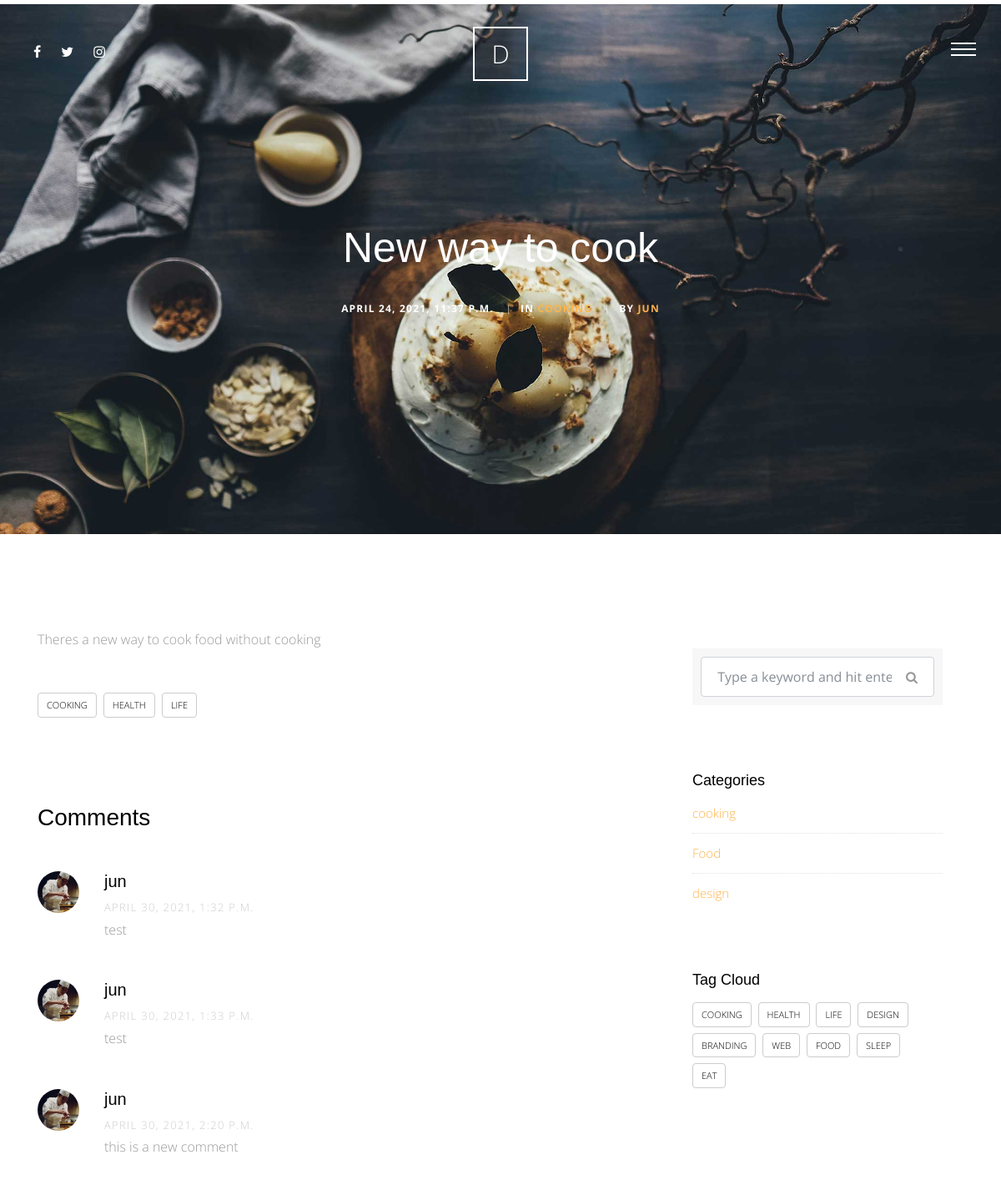
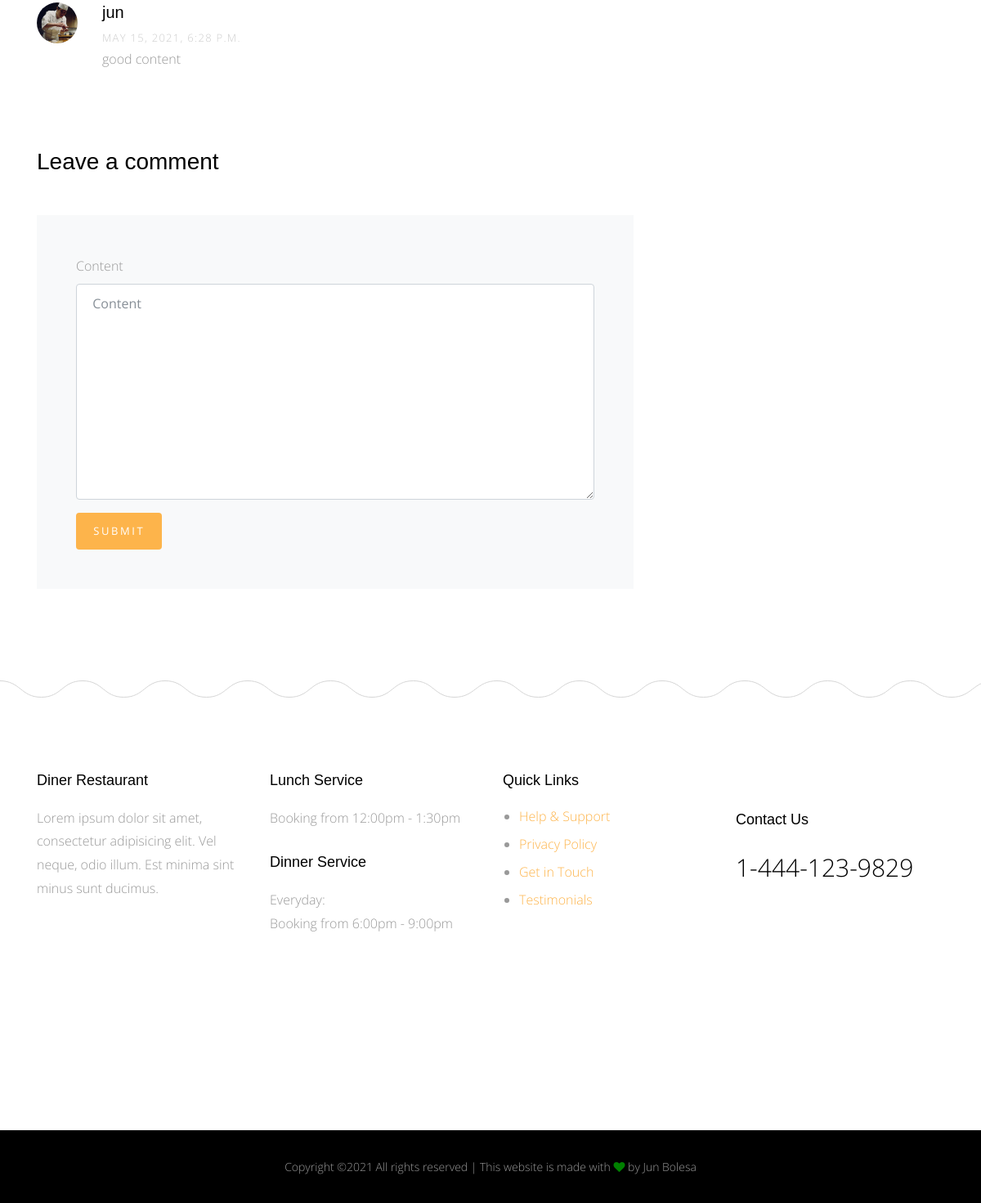
Page /blog/1/ on the committed database (2 pictures, top to bottom).
### blog/models.py (models this page shows, shortened)
class Post(models.Model):
    title = models.CharField(max_length=100)
    content = models.TextField()
    author = models.ForeignKey(User, on_delete=models.CASCADE)
    image = models.ImageField(upload_to='blog', blank=True,null=True)
    category = models.ForeignKey('Category', null=True,on_delete=models.SET_NULL)
    created = models.DateTimeField(default=timezone.now)
    tags = TaggableManager(blank=True)
    def __str__(self):
        return self.title

class Category(models.Model):
    category_name = models.CharField(max_length=100)
    class Meta:
        verbose_name = 'Category'
        verbose_name_plural = 'Categories'
    def __str__(self):
        return self.category_name

class Comment(models.Model):
    user = models.ForeignKey(User, on_delete=models.CASCADE)
    post = models.ForeignKey(Post, on_delete=models.CASCADE)
    content = models.TextField()
    created = models.DateTimeField(default=timezone.now)

### blog/views.py (the view)
# urls.py: path('<id>/', views.post_detail, name='post_detail' ),
def post_detail(request, id):
    post_detail = Post.objects.get(id=id)
    categories = Category.objects.all()
    all_tags = Tag.objects.all()
    comments = Comment.objects.filter(post=post_detail)
    comment_form = CommentForm()
    if request.method == 'POST':
        comment_form = CommentForm(request.POST or None)
        if comment_form.is_valid():
            new_comment = comment_form.save(commit=False)
            new_comment.user = request.user
            new_comment.post = post_detail
            new_comment.save()
            comment_form = CommentForm()
    else:
        comment_form = CommentForm()
    context = {
               'post_detail': post_detail,
               'categories':categories,
               'all_tags':all_tags,
               'comments':comments,
               'comment_form':comment_form,
                }
    return render(request, 'blog/post_detail.html',context)

### blog/forms.py
class CommentForm(forms.ModelForm):
    class Meta:
        model = Comment
        fields = [
            'content',
        ]

### blog/templates/blog/post_detail.html (shortened to what this page needs)
{% extends "restoapp/base.html" %}
{% load static %}
{% load bootstrap5 %}
{% block body %}
<div class="main-wrap">
  <div class="cover_1 cover_sm">
    <div class="img_bg" style="background-image: url({% static 'img/slider-1.jpg' %});" data-stellar-background-ratio="0.5">
      <div class="container">
        <div class="row align-items-center justify-content-center">
          <div class="col-md-7 text-center" data-aos="fade-up">
            <h2 class="heading mb-4">{{ post_detail }}</h2>
              <div class="post-info">
                <div class="date-info">{{ post_detail.created }}</div>
                <div class="category-info"><span class="seperator">|</span>In <a href="#" data-title="View all posts in Lifestyle" title="View all posts in Lifestyle">{{ post_detail.category }}</a></div>
                <div class="author-info"><span class="seperator">|</span>By <a href="#">{{ post_detail.author }}</a></div>
              </div>
            </div>
          </div>
        </div>
      </div>
    </div>
    <div class="section">
      <div class="container">
        <div class="row">
          <div class="col-md-8">
            <p>{{ post_detail.content }}</p>
            <div class="tag-widget post-tag-container mb-5 mt-5">
              <div class="tagcloud">
                {% for tag in post_detail.tags.all  %}
                  <a href="{% url 'blog:post_by_tag' tag %}" class="tag-cloud-link">{{ tag }}</a>
                {% endfor %}
              </div>
            </div>
            <div class="pt-5 mt-5">
              <h3 class="mb-5">Comments</h3>
              <ul class="comment-list">
                {% for comment in comments %}
                  <li class="comment">
                    <div class="vcard bio">
                      <img src="{% static 'img/person_1.jpg'%}" alt="Image placeholder">
                    </div>
                    <div class="comment-body">
                      <h3>{{ comment.user }}</h3>
                      <div class="meta">{{ comment.created }}</div>
                        <p>{{ comment.content }}</p>
                    </div>
                  </li>
                {% endfor %}
              </ul>
              <div class="comment-form-wrap pt-5">
                <h3 class="mb-5">Leave a comment</h3>
                <form class="p-5 bg-light" method='POST'>
                    {% bootstrap_form comment_form %}
                     {% buttons %}
                         <button type="submit" class="btn btn-primary">Submit</button>
                     {% endbuttons %}
                </form>
              </div>
            </div>
          </div>
          <div class="col-md-4 sidebar">
            <div class="sidebar-box">
              <form action="{% url 'blog:post_list' %}" class="search-form" method='GET'>
                <div class="form-group">
                  <span class="icon fa fa-search"></span>
                  <input type="text" class="form-control" name='q' value='{{request.Get.q}}' placeholder="Type a keyword and hit enter">
                </div>
              </form>
            </div>
            <div class="sidebar-box">
              <div class="categories">
                <h3>Categories</h3>
                {% for category in categories  %}
                <li><a href="{% url 'blog:post_by_category' category %}">{{ category }}</a></li>
                {% endfor %}
              </div>
            </div>
            <div class="sidebar-box">
              <h3>Tag Cloud</h3>
              <div class="tagcloud">
                  {% for tag in all_tags  %}
                    <a href="{% url 'blog:post_by_tag' tag %}" class="tag-cloud-link">{{ tag }}</a>
                  {% endfor %}
              </div>
            </div>
          </div>
        </div>
      </div>
    </div>
</div>
{% endblock %}

### restoapp/templates/restoapp/base.html (shortened to what this page needs)
{% load static %}
<!DOCTYPE html>
<html lang="en">
<head>
  <link rel="stylesheet" href="{% static 'css/bootstrap.css' %}">
  <link rel="stylesheet" href="{% static 'css/animate.css' %}">
  <link rel="stylesheet" href="{% static 'css/owl.carousel.min.css' %}">
  <link rel="stylesheet" href="{% static 'css/magnific-popup.css' %}">
  <link rel="stylesheet" href="{% static 'css/aos.css' %}">
  <link rel="stylesheet" href="{% static 'css/bootstrap-datepicker.css' %}">
  <link rel="stylesheet" href="{% static 'css/jquery.timepicker.css' %}">
  <link rel="stylesheet" href="{% static 'fonts/ionicons/css/ionicons.min.css' %}">
  <link rel="stylesheet" href="{% static 'fonts/fontawesome/css/font-awesome.min.css' %}">
  <link rel="stylesheet" href="{% static 'fonts/flaticon/font/flaticon.css' %}">
  <link rel="stylesheet" href="{% static 'css/style.css'%}">
</head>
<body>
<div class="site-wrap">
<header class="site-header">
  <div class="row align-items-center">
    <div class="col-5 col-md-3">
      <ul class="list-unstyled social">
        <li><a href="#"><span class="fa fa-facebook"></span></a></li>
        <li><a href="#"><span class="fa fa-twitter"></span></a></li>
        <li><a href="#"><span class="fa fa-instagram"></span></a></li>
      </ul>
    </div>
    <div class="col-2 col-md-6 text-center">
      <a href="{% url 'meals:meal_list' %}" class="site-logo">D</a>
    </div>
    <div class="col-5 col-md-3 text-right menu-burger-wrap">
      <a href="#" class="site-nav-toggle js-site-nav-toggle"><i></i></a>
    </div>
  </div>
</header>
{% block body %}
{% endblock %}
</div>
<footer>
 <div class="site-footer">
   <div class="container">
     <div class="row small-gutters mb-5">
       <div class="col-md-6 col-lg-3 mb-5" data-aos="fade" data-aos-delay="100">
         <div class="footer-widget">
            <h3>Diner Restaurant</h3>
              <p>Lorem ipsum dolor sit amet, consectetur adipisicing elit. Vel neque, odio illum. Est minima sint minus sunt ducimus.</p>
        </div>
      </div>
      <div class="col-md-6 col-lg-3 mb-5" data-aos="fade" data-aos-delay="200">
         <div class="footer-widget">
          <h3>Lunch Service</h3>
           <p>Booking from 12:00pm - 1:30pm</p>
           <h3>Dinner Service</h3>
            <p>Everyday: <br> Booking from 6:00pm - 9:00pm</p>
         </div>
      </div>
        <div class="col-md-6 col-lg-3 mb-5" data-aos="fade" data-aos-delay="300">
          <div class="footer-widget">
           <h3>Quick Links</h3>
            <ul>
              <li><a href="#">Help &amp; Support</a></li>
              <li><a href="#">Privacy Policy</a></li>
              <li><a href="#">Get in Touch</a></li>
              <li><a href="#">Testimonials</a></li>
            </ul>
            </div>
</div>
<div class="col-md-6 col-lg-3 mb-5" data-aos="fade" data-aos-delay="400">
<div class="footer-widget footer-contact-widget">
<h3>Contact Us</h3>
<p class="contact-phone">1-444-123-9829</p>
</div>
</div>
</div>
</div>
</div>
</footer>
<div class="site-footer-copyright">
<div class="container">
<div class="row">
<p class="footer-text col-md-12">
Copyright &copy;<script>document.write(new Date().getFullYear());</script> All rights reserved | This website is made with <i class="fa fa-heart" style='color:green' aria-hidden="true"></i> by Jun Bolesa
</p>
</div>
</div>
</div>
</body>
</html>

### rows in the picture
Post: title "New way to cook", created "APRIL 24, 2021, 11:37 P.M.", category "COOKING", author "JUN", content "Theres a new way to cook food without cooking"
Tag: name "COOKING"
Tag: name "HEALTH"
Tag: name "LIFE"
Comment: user "jun", created "APRIL 30, 2021, 1:32 P.M.", content "test"
Comment: user "jun", created "APRIL 30, 2021, 1:33 P.M.", content "test"
Comment: user "jun", created "APRIL 30, 2021, 2:20 P.M.", content "this is a new comment"
Comment: user "jun", created "MAY 15, 2021, 6:28 P.M.", content "good content"
Category: category_name "cooking"
Category: category_name "Food"
Category: category_name "design"
Tag: name "DESIGN"
Tag: name "BRANDING"
Tag: name "WEB"
Tag: name "FOOD"
Tag: name "SLEEP"
Tag: name "EAT"
